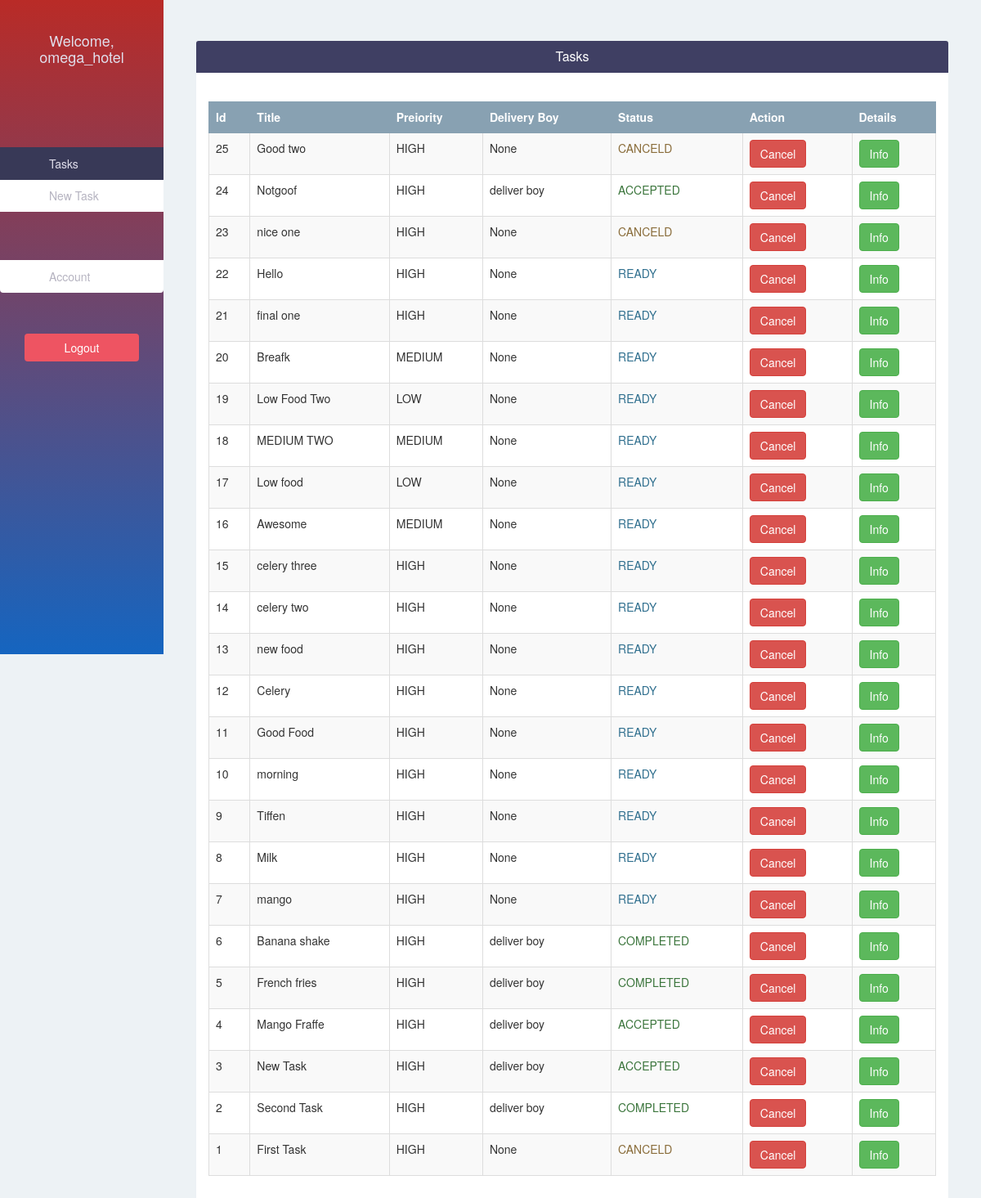
The page /store/tasks/ (signed in) on the database its author committed.
### store/models.py (models this page shows, shortened)
class Store(models.Model):
	user = models.OneToOneField(User,
								on_delete=models.CASCADE,
								related_name='store')
	store_name = models.CharField(max_length=150)
	contact_number = models.CharField(max_length=12)
	def __str__(self):
		return self.store_name
	class Meta:
		verbose_name = _("Store Manager")
		verbose_name_plural = _("Store Managers")

class Task(models.Model):
	HIGH = 'HIGH'
	MEDIUM = 'MEDIUM'
	LOW = 'LOW'
	ACCEPTED = 'ACCEPTED'
	COMPLETED = 'COMPLETED'
	REJECTED = 'REJECTED'
	READY = 'READY'
	CANCELD = 'CANCELD'
	PREIORITY_CHOICES = (
		(HIGH, 'High'),
		(MEDIUM, 'Medium'),
		(LOW, 'Low'),
	)
	STATUS_CHOICES = (
		(READY, 'Ready'),
		(ACCEPTED, 'Accepted'),
		(COMPLETED, 'Completed'),
		(REJECTED, 'Rejected'),
		(CANCELD, 'Canceld')
	)
	title = models.CharField(max_length=100)
	store = models.ForeignKey(Store, on_delete=models.CASCADE)
	delivery_boy = models.ForeignKey(DeliveryBoy,
									on_delete=models.CASCADE,
									blank=True, null=True)
	preiority = models.CharField(max_length=6, choices=PREIORITY_CHOICES)
	status = models.CharField(max_length=10, choices=STATUS_CHOICES)
	created_at = models.DateTimeField( auto_now=True)
	accepted_at = models.DateTimeField(blank=True, null=True)
	completed_at = models.DateTimeField(blank=True, null=True)
	edited_at = models.DateTimeField(auto_now_add=True)
	celery_id = models.CharField(max_length=200, null=True, blank=True)
	def get_absolute_url(self):
		return reverse('task_details', args=[str(self.id)])
	class Meta:
		verbose_name = _("Delivery Task")
		verbose_name_plural = _("Delivery Tasks")
		ordering = ('created_at',)

class DeliveryBoy(models.Model):
	user = models.OneToOneField(User,
								on_delete=models.CASCADE,
								related_name='delivery_boy')
	number = models.CharField(max_length=12, unique=True)
	def __str__(self):
		return self.user.get_full_name()
	class Meta:
		verbose_name = _("Delivery Boy")
		verbose_name_plural = _("Delivery Boys")

### store/views.py (the view)
# urls.py: url(r'^store/tasks/$', views.store_tasks, name="store_tasks"),
@login_required(login_url="/store/signin")
def store_tasks(request):
	print("user")
	print(request.user.store)
	if request.method == "POST":
		pass
	tasks = Task.objects.filter(store=request.user.store).order_by("-id")
	return render(request, "store/tasks.html", {"tasks":tasks})

### store/templates/store/tasks.html (shortened to what this page needs)
{% extends 'store/base.html' %}
{% block page %}
    <div class="panel">
        <div class="panel-heading bg-blue">
            <h4 class="panel-title text-center text-white">Tasks</h4>
        </div>
        <div class="panel-body">
            <br/>
            <table class="table table-bordered table-hover table-striped">
                <thead>
                  <tr class="bg-gray text-white">
                    <th>Id</th>
                    <th>Title</th>
                    <th>Preiority</th>
                    <th>Delivery Boy</th>
                    <th>Status</th>
                    <th>Action</th>
                    <th>Details</th>
                  </tr>
                </thead>
                <tbody>
                    {% for task in tasks %}
                        <tr data-toggle="collapse">
                           <td>{{ task.id }}</td>
                            <td>{{ task.title }}</td>
                            <td>{{ task.preiority }}</td>
                            <td>{{ task.delivery_boy }}</td>
                            {% if task.status %}
                                {% if task.status == 'READY' %}
                                    <td class="text-info">{{ task.status }}</td>
                                {% endif %}
                                {% if task.status == 'COMPLETED' %}
                                    <td class="text-success">{{ task.status }}</td>
                                {% endif %}
                                {% if task.status == 'CANCELD' %}
                                    <td class="text-warning">{{ task.status }}</td>
                                {% endif %}
                                {% if task.status == 'ACCEPTED' %}
                                    <td class="text-success">{{ task.status }}</td>
                                {% endif %}
                           {% endif %}
                           <td><button onclick="cancelTask(`{{task.id}}`)"class="btn btn-danger" id="CancelTaskBtn" >Cancel</button>
                           </td>
                            <a href="{{ task.get_absolute_url }}"><td><button class="btn btn-success">Info</button></a>
                        </tr>
                    {% endfor %}
                </tbody>
            </table>
        </div>
    </div>
{% endblock %}

### templates/store/base.html (shortened to what this page needs)
{% extends 'base.html' %}
{% block sidebar %}
	{% url 'store_tasks' as store_task_url %}
	{% url 'store_account' as store_account_url %}
	{% url 'create_task' as create_task_url %}
	<div class="text-center">
		<h4>Welcome, {{request.user.store.store_name}}</h4>
	</div>
	<div class="list-group">
		<span class="text-uppercase"></span>
			<a href="{% url 'store_tasks' %}" class="list-group-item {% if request.path == store_task_url %} active {% endif %} ">Tasks</a>
			<a href="{% url 'create_task' %}" class="list-group-item {% if request.path == create_task_url %} active {% endif %} ">New Task</a>
			<span class="text-uppercase"></span>
		      <a href="{% url 'store_account' %}"
		          class="list-group-item {% if request.path == store_account_url %} active {% endif %} ">Account</a>
	</div>
	 <div class="text-center">
      <a href="{% url 'store-signout' %}?next={{ request.path }}"
          class="btn btn-pink">Logout</a>
    </div>
   {% endblock %}

### templates/base.html (shortened to what this page needs)
{% load staticfiles %}
{% load static %}
<!Doctype html>
<html>
	<head>
		<link rel="stylesheet" href="{% static 'css/bootstrap.min.css' %}">
		<link rel="stylesheet" href="{% static 'css/style.css' %}">
	</head>
	<body>
		<div class="container-fluid">
			<div class="row">
				<div class="col-lg-2 col-md-3 col-sm-2 sidebar">
					{% block sidebar %}{% endblock %}
				</div>
				<div class="col-lg-10 col-lg-offset-2 col-md-10 col-md-offset-2 col-sm-10 col-sm-offset-2 content">
					{% block page %}{% endblock %}
				</div>
			</div>
		</div>
	</body>
</html>

### static/css/style.css (style rules this page uses)
body { padding-top: 50px; background-color: #EDF2F5; overflow: auto; }
.bg-blue { background-color: #3F3F63; }
.bg-gray { background-color: #88A1B2; }
.text-white { color: white; }
.btn-pink { color: white; background-color: #EE5462; }
.sidebar { height: 100vh; position: fixed; top: 0; left: 0; padding: 0; background-color: red; background-image: linear-gradient(#b92b27,#1565C0); overflow: auto; }
.sidebar > div:first-child { padding: 30px 10px; font-weight: bold; font-size: 15px; }
.sidebar > div:first-child > h4 { color: #e0deeb; }
.sidebar .list-group { padding: 0; }
.sidebar .list-group > span { color: #b6b4c1; display: block; margin-top: 20px; padding: 20px 30px; font-size: 16px; font-weight: 300; }
.sidebar .list-group .list-group-item, .sidebar .list-group .list-group-item:focus { color: #b6b4c1; border: 0; padding-left: 60px; padding-right: 30px; }
.sidebar .list-group .list-group-item.active, .sidebar .list-group .list-group-item:hover { background-color: #383957; color: #e0deeb; }
.sidebar > div:last-child { padding: 30px; }
.sidebar > div:last-child .btn { width: 100%; }
.content { padding: 0 40px; }
.content .panel { border: none; }
.table > thead > tr > th, .table > thead > tr > td { vertical-align: middle; }
.table, .table > thead > tr > th { border-color: #88A1B2; }

### rows shown on the page
Task: id "25", title "Good two", preiority "HIGH", delivery_boy "None", status "CANCELD"
Task: id "24", title "Notgoof", preiority "HIGH", delivery_boy "deliver boy", status "ACCEPTED"
Task: id "23", title "nice one", preiority "HIGH", delivery_boy "None", status "CANCELD"
Task: id "22", title "Hello", preiority "HIGH", delivery_boy "None", status "READY"
Task: id "21", title "final one", preiority "HIGH", delivery_boy "None", status "READY"
Task: id "20", title "Breafk", preiority "MEDIUM", delivery_boy "None", status "READY"
Task: id "19", title "Low Food Two", preiority "LOW", delivery_boy "None", status "READY"
Task: id "18", title "MEDIUM TWO", preiority "MEDIUM", delivery_boy "None", status "READY"
Task: id "17", title "Low food", preiority "LOW", delivery_boy "None", status "READY"
Task: id "16", title "Awesome", preiority "MEDIUM", delivery_boy "None", status "READY"
Task: id "15", title "celery three", preiority "HIGH", delivery_boy "None", status "READY"
Task: id "14", title "celery two", preiority "HIGH", delivery_boy "None", status "READY"
Task: id "13", title "new food", preiority "HIGH", delivery_boy "None", status "READY"
Task: id "12", title "Celery", preiority "HIGH", delivery_boy "None", status "READY"
Task: id "11", title "Good Food", preiority "HIGH", delivery_boy "None", status "READY"
Task: id "10", title "morning", preiority "HIGH", delivery_boy "None", status "READY"
Task: id "9", title "Tiffen", preiority "HIGH", delivery_boy "None", status "READY"
Task: id "8", title "Milk", preiority "HIGH", delivery_boy "None", status "READY"
Task: id "7", title "mango", preiority "HIGH", delivery_boy "None", status "READY"
Task: id "6", title "Banana shake", preiority "HIGH", delivery_boy "deliver boy", status "COMPLETED"
Task: id "5", title "French fries", preiority "HIGH", delivery_boy "deliver boy", status "COMPLETED"
Task: id "4", title "Mango Fraffe", preiority "HIGH", delivery_boy "deliver boy", status "ACCEPTED"
Task: id "3", title "New Task", preiority "HIGH", delivery_boy "deliver boy", status "ACCEPTED"
Task: id "2", title "Second Task", preiority "HIGH", delivery_boy "deliver boy", status "COMPLETED"
Task: id "1", title "First Task", preiority "HIGH", delivery_boy "None", status "CANCELD"

### other values the page prints
{{ request.user.store.store_name }} "omega_hotel"
